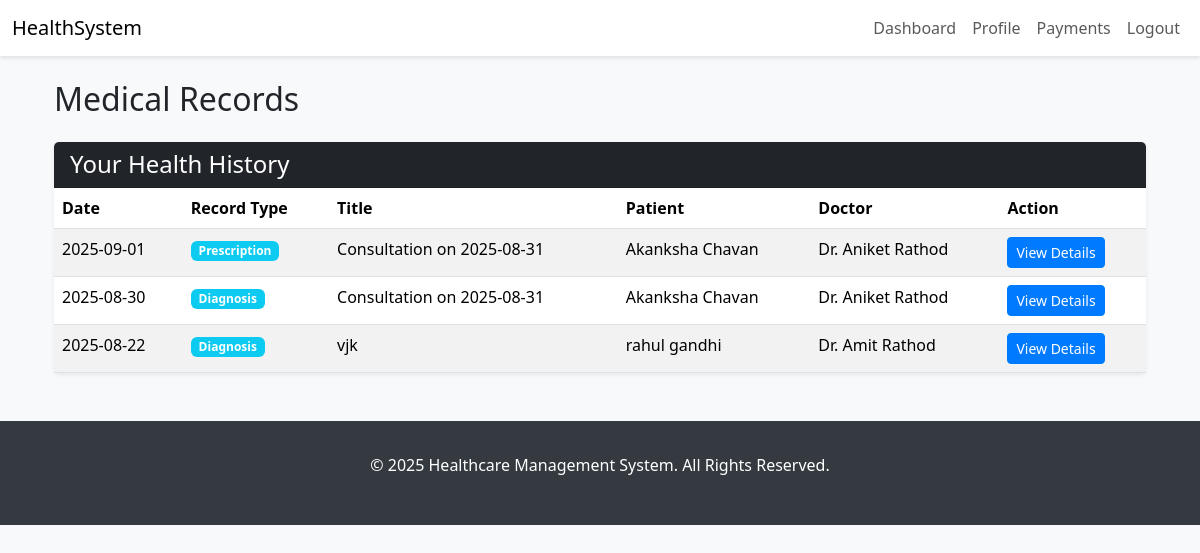
/medical-records/ (signed in), run on the app's committed database.
### core/models.py (models this page shows, shortened)
class MedicalRecord(models.Model):
    RECORD_TYPE_CHOICES = [
        ('diagnosis', 'Diagnosis'),
        ('prescription', 'Prescription'),
        ('lab_report', 'Lab Report'),
        ('imaging', 'Imaging Report'),
        ('procedure', 'Procedure Note'),
        ('progress', 'Progress Note'),
        ('other', 'Other'),
    ]
    patient = models.ForeignKey(Patient, on_delete=models.CASCADE, related_name='medical_records')
    doctor = models.ForeignKey(Doctor, on_delete=models.SET_NULL, null=True, blank=True)
    appointment = models.ForeignKey(Appointment, on_delete=models.SET_NULL, null=True, blank=True)
    record_type = models.CharField(max_length=20, choices=RECORD_TYPE_CHOICES, default='diagnosis')
    title = models.CharField(max_length=200)
    diagnosis = models.TextField(blank=True, null=True)
    symptoms = models.TextField(blank=True, null=True)
    prescription = models.TextField(blank=True, null=True)
    treatment = models.TextField(blank=True, null=True)
    notes = models.TextField(blank=True, null=True)
    document = models.FileField(
        upload_to=medical_record_upload_path,
        blank=True,
        null=True,
        validators=[FileExtensionValidator(allowed_extensions=['pdf', 'jpg', 'jpeg', 'png', 'doc', 'docx'])]
    )
    is_shared = models.BooleanField(default=False)
    created_at = models.DateTimeField(auto_now_add=True)
    updated_at = models.DateTimeField(auto_now=True)
    class Meta:
        verbose_name = "Medical Record"
        verbose_name_plural = "Medical Records"
        ordering = ['-created_at']

class Patient(models.Model):
    BLOOD_GROUP_CHOICES = [
        ('A+', 'A+'), ('A-', 'A-'),
        ('B+', 'B+'), ('B-', 'B-'),
        ('AB+', 'AB+'), ('AB-', 'AB-'),
        ('O+', 'O+'), ('O-', 'O-'),
    ]
    user = models.OneToOneField(settings.AUTH_USER_MODEL, on_delete=models.CASCADE, limit_choices_to={'role': 'patient'})
    blood_group = models.CharField(max_length=3, choices=BLOOD_GROUP_CHOICES, blank=True, null=True)
    height = models.DecimalField(max_digits=5, decimal_places=2, blank=True, null=True, help_text="Height in cm")
    weight = models.DecimalField(max_digits=5, decimal_places=2, blank=True, null=True, help_text="Weight in kg")
    allergies = models.TextField(blank=True, null=True)
    chronic_conditions = models.TextField(blank=True, null=True)
    emergency_contact_name = models.CharField(max_length=100, blank=True, null=True)
    emergency_contact_phone = models.CharField(max_length=15, blank=True, null=True)
    emergency_contact_relation = models.CharField(max_length=50, blank=True, null=True)
    class Meta:
        verbose_name = "Patient"
        verbose_name_plural = "Patients"

class User(AbstractUser):
    ROLE_CHOICES = [
        ('patient', 'Patient'),
        ('doctor', 'Doctor'),
        ('admin', 'Admin'),
    ]
    role = models.CharField(max_length=10, choices=ROLE_CHOICES, default='patient')
    phone = models.CharField(
        max_length=15,
        blank=True,
        null=True,
        validators=[RegexValidator(r'^\+?1?\d{9,15}$', 'Enter a valid phone number.')]
    )
    is_verified = models.BooleanField(default=False)

class Doctor(models.Model):
    user = models.OneToOneField(settings.AUTH_USER_MODEL, on_delete=models.CASCADE, limit_choices_to={'role': 'doctor'})
    specializations = models.ManyToManyField(Specialization, related_name='doctors')
    experience_years = models.PositiveIntegerField(
        validators=[MinValueValidator(0), MaxValueValidator(60)]
    )
    consultation_fee = models.DecimalField(
        max_digits=10,
        decimal_places=2,
        validators=[MinValueValidator(0)]
    )
    license_number = models.CharField(max_length=50, unique=True)
    clinic_address = models.TextField()
    available_days = models.CharField(max_length=50)  # e.g., "Mon,Tue,Wed,Fri"
    available_from = models.TimeField()
    available_to = models.TimeField()
    is_active = models.BooleanField(default=True)
    education = models.TextField(default='', blank=True)
    languages = models.CharField(max_length=200, default="English")  # Comma-separated languages
    awards = models.TextField(blank=True, null=True)
    created_at = models.DateTimeField(auto_now_add=True)
    updated_at = models.DateTimeField(auto_now=True)
    class Meta:
        verbose_name = "Doctor"
        verbose_name_plural = "Doctors"
        ordering = ['-created_at']

### core/views.py (the view, shortened to what this page needs)
# urls.py: path('medical-records/', views.medical_record_list, name='medical_record_list'),
@login_required
def medical_record_list(request):
    user = request.user
    if is_patient(user):
        try:
            patient = user.patient
            records = MedicalRecord.objects.filter(patient=patient).order_by('-created_at')
        except Patient.DoesNotExist:
            messages.warning(request, "Your patient profile is not yet complete.")
            return redirect('profile')
    else:
        records = MedicalRecord.objects.all().order_by('-created_at')
    paginator = Paginator(records, 10)  # Show 10 records per page
    page_number = request.GET.get('page')
    page_obj = paginator.get_page(page_number)
    context = {
        'page_obj': page_obj
    }
    return render(request, 'medical_record_list.html', context)

### core/views.py (called while the page is built)
def is_patient(user): return user.is_authenticated and user.role == 'patient'

def is_doctor(user): return user.is_authenticated and user.role == 'doctor'

### templates/medical_record_list.html (shortened to what this page needs)
{% extends 'base.html' %}
{% block content %}
<div class="container-fluid">
    <h2 class="mb-4">Medical Records</h2>
    <div class="card shadow-sm">
        <div class="card-header bg-dark text-white">
            <h4 class="mb-0">Your Health History</h4>
        </div>
        <div class="card-body p-0">
            <div class="table-responsive">
                <table class="table table-striped table-hover mb-0">
                    <thead>
                        <tr>
                            <th>Date</th>
                            <th>Record Type</th>
                            <th>Title</th>
                            {% if request.user.role != 'patient' %}<th>Patient</th>{% endif %}
                            {% if request.user.role != 'doctor' %}<th>Doctor</th>{% endif %}
                            <th>Action</th>
                        </tr>
                    </thead>
                    <tbody>
                        {% for record in page_obj %}
                        <tr>
                            <td>{{ record.created_at|date:"Y-m-d" }}</td>
                            <td><span class="badge bg-info">{{ record.get_record_type_display }}</span></td>
                            <td>{{ record.title }}</td>
                            {% if request.user.role != 'patient' %}<td>{{ record.patient.user.get_full_name }}</td>{% endif %}
                            {% if request.user.role != 'doctor' %}<td>Dr. {{ record.doctor.user.get_full_name }}</td>{% endif %}
                            <td>
                                <a href="{% url 'medical_record_detail' record.pk %}" class="btn btn-sm btn-primary">View Details</a>
                            </td>
                        </tr>
                        {% empty %}
                        <tr>
                            <td colspan="6" class="text-center p-4">No medical records found.</td>
                        </tr>
                        {% endfor %}
                    </tbody>
                </table>
            </div>
        </div>
    </div>
</div>
{% endblock %}

### templates/base.html (style rules this page uses)
body { background-color: #f8f9fa; }
.card { box-shadow: 0 2px 8px rgba(0,0,0,.1); border: none; }
.btn-primary { background-color: #007bff; border-color: #007bff; }

### data on the page
MedicalRecord: created_at "2025-09-01", record_type "Prescription", title "Consultation on 2025-08-31", patient.user.get_full_name "Akanksha Chavan", doctor.user.get_full_name "Aniket Rathod"
MedicalRecord: created_at "2025-08-30", record_type "Diagnosis", title "Consultation on 2025-08-31", patient.user.get_full_name "Akanksha Chavan", doctor.user.get_full_name "Aniket Rathod"
MedicalRecord: created_at "2025-08-22", record_type "Diagnosis", title "vjk", patient.user.get_full_name "rahul gandhi", doctor.user.get_full_name "Amit Rathod"
